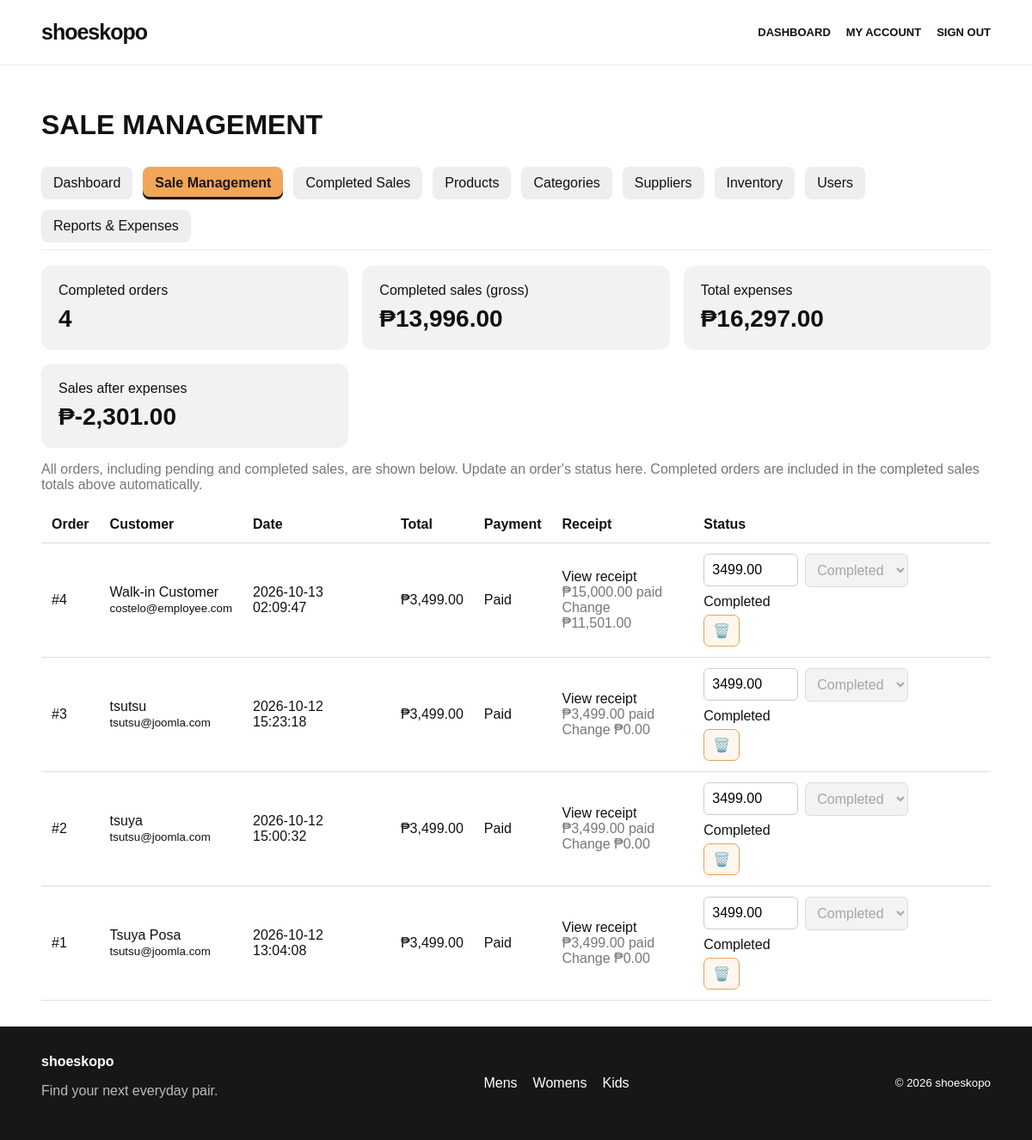
The app's page /admin/orders.php (signed in), older data.
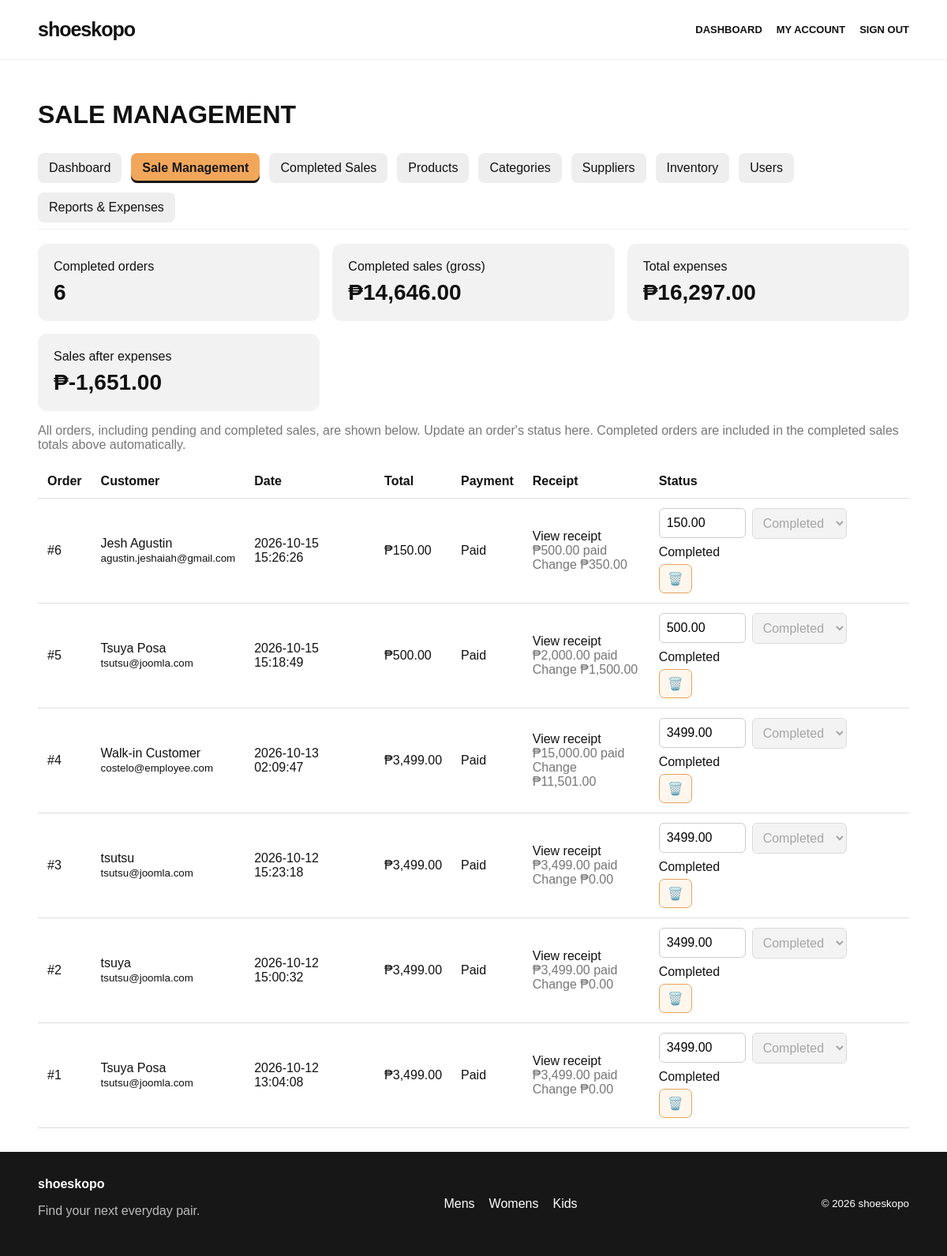
The same page, newer data.
### tables this page shows
CREATE TABLE `orders` (
  `id` int(11) NOT NULL,
  `user_id` int(11) NOT NULL,
  `total` decimal(10,2) NOT NULL DEFAULT 0.00,
  `status` enum('Pending','Processing','Shipped','Completed','Cancelled') NOT NULL DEFAULT 'Pending',
  `full_name` varchar(160) NOT NULL,
  `phone` varchar(40) NOT NULL,
  `address` text NOT NULL,
  `created_at` timestamp NOT NULL DEFAULT current_timestamp()
);

CREATE TABLE `users` (
  `id` int(11) NOT NULL,
  `username` varchar(80) NOT NULL,
  `email` varchar(190) NOT NULL,
  `password_hash` varchar(255) NOT NULL,
  `role` enum('admin','employee','customer') NOT NULL DEFAULT 'customer',
  `created_at` timestamp NOT NULL DEFAULT current_timestamp(),
  `full_name` varchar(160) DEFAULT NULL,
  `phone` varchar(40) DEFAULT NULL,
  `address` text DEFAULT NULL,
  `avatar_path` varchar(255) DEFAULT NULL,
  `is_active` tinyint(1) NOT NULL DEFAULT 1
);

CREATE TABLE `payments` (
  `id` int(11) NOT NULL,
  `order_id` int(11) NOT NULL,
  `payment_method` varchar(30) NOT NULL DEFAULT 'Cash',
  `payment_status` varchar(30) NOT NULL DEFAULT 'Pending',
  `cash_received` decimal(10,2) NOT NULL DEFAULT 0.00,
  `change_due` decimal(10,2) NOT NULL DEFAULT 0.00,
  `paid_at` datetime DEFAULT NULL,
  `created_at` timestamp NOT NULL DEFAULT current_timestamp()
);

### admin/orders.php (the view, shortened to what this page needs)
<?php
require_once __DIR__ . '/../config/db.php';
require_once __DIR__ . '/../includes/functions.php';
require_role(['admin']);
$statuses = ['Pending', 'Processing', 'Shipped', 'Completed', 'Cancelled'];
$orders = $pdo->query(
    'SELECT o.*, u.email, p.payment_status, p.cash_received, p.change_due
     FROM orders o JOIN users u ON u.id = o.user_id
     LEFT JOIN payments p ON p.order_id = o.id
     ORDER BY o.created_at DESC'
)->fetchAll();
$completedCount = (int)$pdo->query("SELECT COUNT(*) FROM orders WHERE status = 'Completed'")->fetchColumn();
$completedTotal = (float)$pdo->query(
    "SELECT COALESCE(SUM(total), 0)
     FROM orders
     WHERE status = 'Completed'"
)->fetchColumn();
$allExpenses = (float)$pdo->query(
    'SELECT COALESCE(SUM(amount), 0)
     FROM expenses'
)->fetchColumn();
$netCompletedSales = $completedTotal - $allExpenses;
include __DIR__ . '/../includes/header.php';
?>
<div class="admin-shell">
<h1>SALE MANAGEMENT</h1>
<?= admin_navigation('orders.php') ?>
<div class="stat-grid"><div class="stat-card">Completed orders<strong><?= $completedCount ?></strong></div><div class="stat-card">Completed sales (gross)<strong><?= money($completedTotal) ?></strong></div><div class="stat-card">Total expenses<strong><?= money($allExpenses) ?></strong></div><div class="stat-card">Sales after expenses<strong><?= money($netCompletedSales) ?></strong></div></div>
<p class="muted">All orders, including pending and completed sales, are shown below. Update an order's status here. Completed orders are included in the completed sales totals above automatically.</p>
<div class="table-wrap"><table class="data-table"><thead><tr><th>Order</th><th>Customer</th><th>Date</th><th>Total</th><th>Payment</th><th>Receipt</th><th>Status</th></tr></thead><tbody>
<?php foreach ($orders as $o): ?>
<tr>
<td>#<?= (int)$o['id'] ?></td><td><?= e($o['full_name'] ?? '') ?><br><small><?= e($o['email']) ?></small></td><td><?= e($o['created_at']) ?></td><td><?= money($o['total']) ?></td><td><?= e($o['payment_status'] ?? 'Pending') ?></td>
<td><?php if (($o['payment_status'] ?? 'Pending') === 'Paid'): ?><a href="../receipt.php?order=<?= (int)$o['id'] ?>" target="_blank">View receipt</a><div class="muted"><?= money($o['cash_received']) ?> paid<br>Change <?= money($o['change_due']) ?></div><?php else: ?><span class="muted">Payment required</span><?php endif; ?></td>
<td>
<form method="post" class="inline-form">
    <input type="number" name="total" min="0.01" step="0.01" value="<?= e((string)$o['total']) ?>" required style="width:110px" <?= $o['status'] === 'Completed' ? 'readonly aria-label="Completed order total is not editable"' : '' ?>>
    <select name="status" <?= $o['status'] === 'Completed' ? 'disabled aria-label="Completed order status is not editable"' : '' ?>><?php foreach ($statuses as $s): ?><option value="<?= e($s) ?>" <?= $o['status'] === $s ? 'selected' : '' ?>><?= e($s) ?></option><?php endforeach; ?></select>
    <?php if ($o['status'] !== 'Completed'): ?><button type="submit" class="btn icon-button" style="padding:8px" aria-label="Save changes" title="Save changes">💾</button><?php else: ?><span class="dashboard-badge" aria-label="Completed order status"><?= e($o['status']) ?></span><?php endif; ?>
</form>
<form method="post" data-confirm="Delete this sale? Product quantities will be returned to stock." style="margin-top:6px">
    <button type="submit" class="btn btn-danger icon-button" style="padding:8px 10px" aria-label="Delete sale" title="Delete sale">🗑️</button>
</form>
</td>
</tr>
<?php endforeach; ?>
</tbody></table></div></div>
<?php include __DIR__ . '/../includes/footer.php'; ?>

### includes/header.php (shortened to what this page needs)
<?php
require_once __DIR__ . '/functions.php';
$user = current_user();
$role = $user['role'] ?? null;
$isAdminArea = strpos($_SERVER['SCRIPT_NAME'] ?? '', '/admin/') !== false || ($user && in_array($role, ['admin', 'employee'], true));
$dashboardUrl = $role === 'employee' ? '/shoeskopo/employee/index.php' : '/shoeskopo/admin/index.php';
?>
<!doctype html>
<html lang="en">
<head>
<link rel="stylesheet" href="/shoeskopo/assets/css/style.css">
</head>
<body>
<header class="site-header">
  <a class="logo" href="<?= e($isAdminArea ? $dashboardUrl : '/shoeskopo/index.php') ?>">shoeskopo</a>
  <div class="header-actions">
    <?php if ($user): ?>
      <?php if (in_array($user['role'], ['admin','employee'], true)): ?><a href="<?= e($dashboardUrl) ?>">DASHBOARD</a><?php endif; ?>
      <?php if ($isAdminArea): ?><a href="/shoeskopo/profile.php">MY ACCOUNT</a><?php endif; ?>
      <a href="/shoeskopo/logout.php" onclick="return confirm('Are you sure you want to sign out?')">SIGN OUT</a>
    <?php else: ?>
      <a href="/shoeskopo/login.php">SIGN IN</a>
    <?php endif; ?>
  </div>
</header>
<main class="page">

### includes/functions.php (shortened to what this page needs)
<?php
function e(?string $value): string {
    return htmlspecialchars($value ?? '', ENT_QUOTES, 'UTF-8');
}
function current_user(): ?array {
    return $_SESSION['user'] ?? null;
}
function require_login(): void {
    if (isset($GLOBALS['pdo'])) {
        try {
            $st = $GLOBALS['pdo']->prepare('SELECT is_active, role
FROM users
WHERE id = ?');
            $st->execute([(int)current_user()['id']]);
        } catch (Throwable $e) {  }
    }
}
function require_role(array $roles): void {
    require_login();
}
function money($amount): string {
    return '₱' . number_format((float)$amount, 2);
}
function admin_navigation(string $active = ''): string {
    $items = [
        'index.php' => 'Dashboard', 'orders.php' => 'Sale Management',
        'completed_sales.php' => 'Completed Sales', 'products.php' => 'Products',
        'categories.php' => 'Categories', 'suppliers.php' => 'Suppliers',
        'inventory.php' => 'Inventory', 'users.php' => 'Users', 'reports.php' => 'Reports & Expenses'
    ];
    $html = '<nav class="admin-nav" aria-label="Admin menu">';
    foreach ($items as $file => $label) {
        $current = ($active === $file) ? ' aria-current="page" class="active"' : '';
        $html .= '<a href="' . e($file) . '"' . $current . '>' . e($label) . '</a>';
    }
    return $html . '</nav>';
}

### includes/footer.php (shortened to what this page needs)
</main>
<footer class="site-footer">
  <div><strong>shoeskopo</strong><p>Find your next everyday pair.</p></div>
  <div class="footer-links"><a href="category.php?audience=men">Mens</a><a href="category.php?audience=women">Womens</a><a href="category.php?audience=kids">Kids</a></div>
  <small>© <?= date('Y') ?> shoeskopo</small>
</footer>
</body>
</html>

### assets/css/style.css (style rules this page uses)
* { box-sizing:border-box }
html { scroll-behavior:smooth }
body { margin:0;color:#111;background:#fff;font-family:Arial,Helvetica,sans-serif }
a { color:inherit;text-decoration:none }
button,input,select,textarea { font:inherit }
.site-header { height:76px;display:flex;align-items:center;justify-content:space-between;padding:0 4%;gap:24px;background:#fff;position:sticky;top:0;z-index:20;border-bottom:1px solid #eee }
.logo { font-size:25px;font-weight:800;letter-spacing:-1px }
.header-actions { display:flex;align-items:center;gap:18px;font-size:13px;font-weight:700 }
.page { min-height:65vh }
.btn { display:inline-block;border:0;border-radius:7px;padding:13px 20px;background:#151515;color:#fff;font-weight:700;cursor:pointer }
.muted { color:#777 }
.table-wrap { overflow:auto }
.data-table { width:100%;border-collapse:collapse }
.data-table th,.data-table td { padding:12px;border-bottom:1px solid #ddd;text-align:left }
.admin-shell { padding:30px 4% }
.admin-nav { display:flex;gap:12px;flex-wrap:wrap;margin:18px 0 }
.admin-nav a { background:#eee;padding:10px 14px;border-radius:8px }
.stat-grid { display:grid;grid-template-columns:repeat(3,minmax(0,1fr));gap:16px }
.stat-card { padding:20px;background:#f2f2f2;border-radius:12px }
.stat-card strong { display:block;font-size:28px;margin-top:8px }
.site-footer { background:#171717;color:#fff;padding:32px 4%;display:flex;justify-content:space-between;gap:24px;align-items:center;flex-wrap:wrap }
.site-footer p { color:#bbb }
.footer-links { display:flex;gap:18px }
.inline-form { display:flex;gap:8px;align-items:center;flex-wrap:wrap }
.inline-form input,.inline-form select { padding:9px;border:1px solid #ccc;border-radius:6px }
.admin-nav { position:sticky;top:76px;z-index:10;align-items:center;padding:8px 0;background:#fff;border-bottom:1px solid #eee }
.admin-nav a { white-space:nowrap;transition:none }
.admin-nav a.active { background:#f2a65a;color:#171717;font-weight:800;box-shadow:inset 0 -3px #171717 }
.icon-button { display:inline-flex;align-items:center;justify-content:center;min-width:34px;min-height:34px;padding:7px 9px;border:1px solid #e4a15b;border-radius:7px;background:#fff7ed;color:#8a4b08;text-decoration:none;cursor:pointer }

Row changes from the older to the newer data that the page shows:
added orders: id "6", full_name "Jesh Agustin", user.email "agustin.jeshaiah@gmail.com", created_at "2026-10-15 15:26:26", total "₱150.00", payments.payment_status "Paid", payments.cash_received "₱500.00", payments.change_due "₱350.00", total "150.00", status "Completed"
added orders: id "5", full_name "Tsuya Posa", user.email "tsutsu@joomla.com", created_at "2026-10-15 15:18:49", total "₱500.00", payments.payment_status "Paid", payments.cash_received "₱2,000.00", payments.change_due "₱1,500.00", total "500.00", status "Completed"
Text that changed along with them:
$completedCount: "4" → "6"
money($completedTotal): "₱13,996.00" → "₱14,646.00"
money($netCompletedSales): "₱-2,301.00" → "₱-1,651.00"
